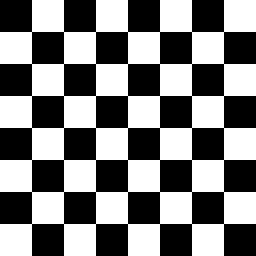
%> input picture 1_DFT/input images/checker.gif, 256 x 256 px
$ octave p3_1.m   (GNU Octave 9; MATLAB toolbox functions it lacks are replaced by stand-ins)
%> lines starting %> are read from the running program, lines starting %| are printed output that depends on the picture; in (x1, y1, x2, y2) boxes, pixels count from 0 and x2, y2 are one past the last pixel; in counts of white or black regions, pixels touching at a corner belong together; the program's own positions count from 1
### 1_DFT/dftuv.m
%  Gives an MxN array needed by
%     lowpass filter function lpfilter.m
%
%  Taken directly from Chapter 4 of
%     Digital Image Processing using MATLAB
%     by Gonzalez, Woods, and Eddins
%
function [U, V] = dftuv(M, N)
% dftuv
u = 0:(M-1);
v = 0:(N-1);

idx = find(u > M/2);
u(idx) = u(idx) - M;
idy = find(v > N/2);
v(idy) = v(idy) - N;
[V, U] = meshgrid(v,u);

### 1_DFT/lpfilter.m
%  Gives an MxN lowpass filter function H(u,v)
%     of type gaussian or ideal
%     parameter DO sets the passband width
%
%  Taken directly from Chapter 4 of
%     Digital Image Processing using MATLAB
%     by Gonzalez, Woods, and Eddins
%
function H = lpfilter(type, M, N, DO);
% lpfilter
[U, V] = dftuv(M, N);

D = sqrt(U.^2 + V.^2);
switch type
    case 'gaussian'
        H = exp(-(D.^2)./(2*(DO^2)));
    case 'ideal'
        H = double(D<=DO);
    otherwise
        error('unknown filter type');
end

### 1_DFT/p3_1.m
clear

f=imread('checker.gif');
%> f: size 256x256 uint8; values 0 (black) and 1 (white), 50% white; 1 white region, box (x1, y1, x2, y2) and area: (0, 0, 256, 256) 32768
[M, N] = size(f);
%> M = 256; N = 256
imtool(f,[ ]);

F   = fft2(double(f));
F(1,1) = 0.0;
g   = real(ifft2(F));
imtool(g);
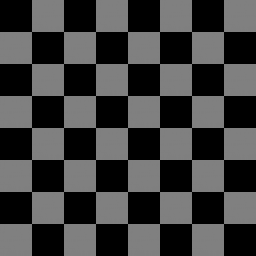
%> displayed picture: size 256x256, on the screen's scale of 0 to 255; min 0, max 128, mean 63.9
imwrite(g,'g','tif');

sig = 15.0;
H   = lpfilter('gaussian', M, N, sig);
% Plot Scaled version of |H(u,v)|
imtool(log(1+H),[]);
% Make 3D plot of H(u,v)
mesh(H(1:5:256, 1:5:256));

for u = 1 : M
    for v = 1 : N
        G(u,v) = H(u,v)*F(u,v);
    end
end
g1   = real(ifft2(G));
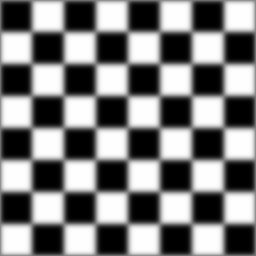
%> g1: size 256x256 double; min -0.5, max 0.5, mean 0; mean of the top-left, top-right, bottom-left and bottom-right quarters 0, 0, 0, 0; drawn with min black and max white
imtool(g1,[ ]);


for x = 1:M
    for y = 1 : N
        g2(x,y)= g1(x,y)*((-1)^(x+y));
    end
end
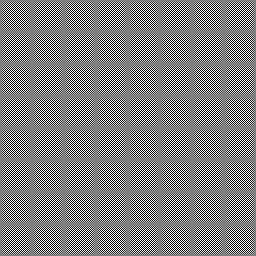
%> g2: size 256x256 double; min -0.5, max 0.5, mean 0; mean of the top-left, top-right, bottom-left and bottom-right quarters 0, 0, 0, 0; drawn with min black and max white

G2 = log(1+fft2(double(g2)));
imtool(G2,[]);

% Part 2:  Do P x Q padded operations


P = 2 * M;
%> P = 512
Q = 2 * N;
%> Q = 512
F   = fft2(double(f), P, Q);
sig = 15;
H   = lpfilter('gaussian', P, Q, 2*sig);
mesh(H(1:5:512, 1:5:512));
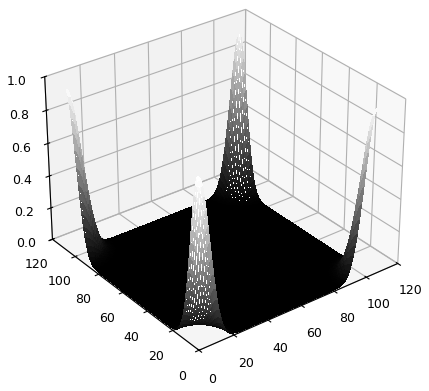
%> figure redrawn from the program's plot data

for u = 1 : P
    for v = 1 : Q
        G(u,v) = H(u,v)*F(u,v);
    end
end
g3  = real(ifft2(G));
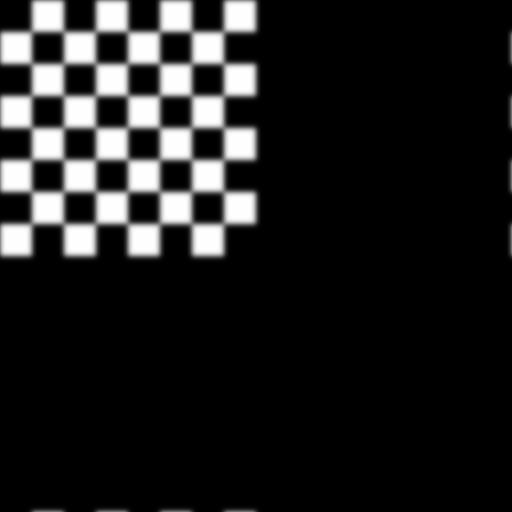
%> g3: size 512x512 double; min -3.61e-16, max 1, mean 0.125; drawn with min black and max white
imtool(g3,[]);
imwrite(g3,'1-c-g','tif');

for x = 1:M
    for y = 1 : N
        g3(x,y)= g3(x,y)*((-1)^(x+y));
    end
end
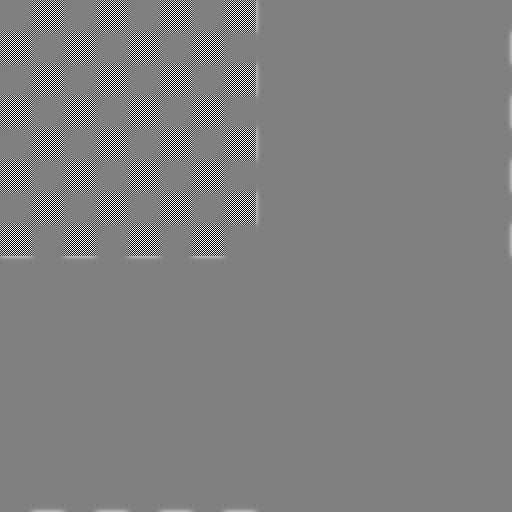
%> g3: size 512x512 double; 12.5% of pixels changed, all inside (x1, y1, x2, y2) = (0, 0, 256, 256); drawn with min black and max white
G3 = log(1+fft2(double(g3)));
imtool(G3,[]);
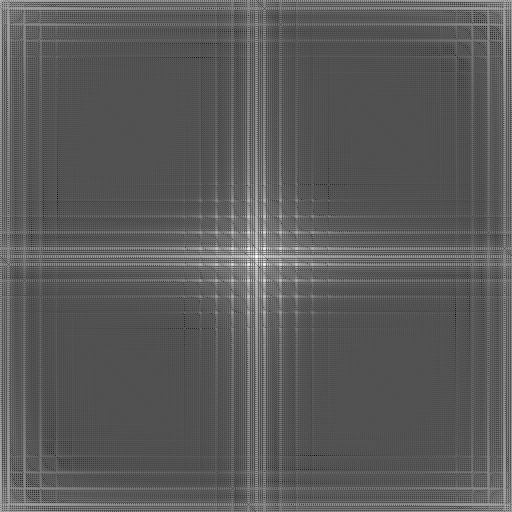
%> displayed picture: size 512x512, on the screen's scale of 0 to 255; min 0, max 255, mean 90.7
